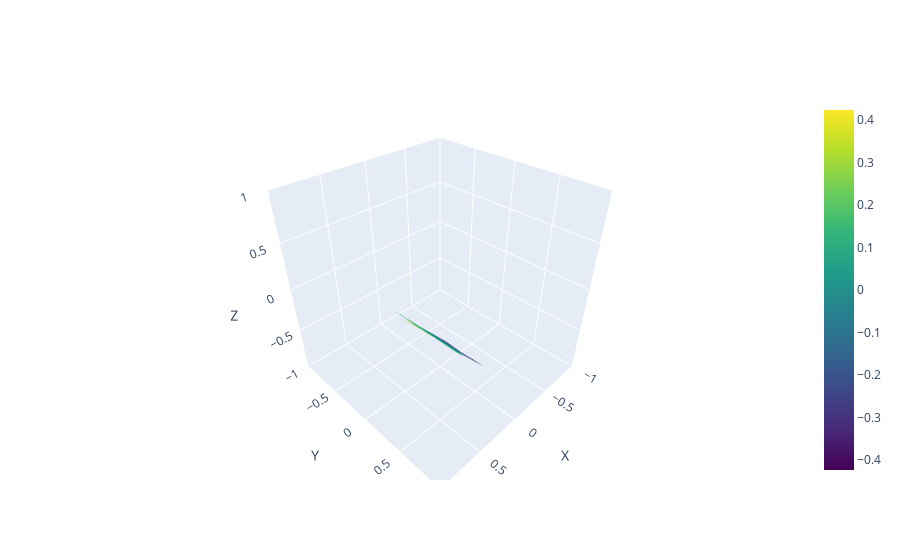

Source (notebook cell):
### Markdown cell above
# Saddle Point Star

### Code cell
file="saddlePointStar.csv"
visualize_csv_output(csv_dir + file)

### Figure 1 — Plotly figure (JSON) as saved in the notebook; plotly's stock layout.template omitted (floating-point values rounded to 4 significant figures; data arrays with more than 128 entries replaced by an {"elided": "..."} marker saying what was removed)
{"data": [{"colorscale": [[0, "#440154"], [0.1111, "#482878"], [0.2222, "#3e4989"], [0.3333, "#31688e"], [0.4444, "#26828e"], [0.5556, "#1f9e89"], [0.6667, "#35b779"], [0.7778, "#6ece58"], [0.8889, "#b5de2b"], [1, "#fde725"]], "type": "surface", "x": {"elided": "16x16 float values"}, "y": {"elided": "16x16 float values"}, "z": {"elided": "16x16 float values"}}], "layout": {"scene": {"aspectmode": "cube", "xaxis": {"range": [-1, 1], "title": {"text": "X"}}, "yaxis": {"range": [-1, 1], "title": {"text": "Y"}}, "zaxis": {"range": [-1, 1], "title": {"text": "Z"}}}}}
